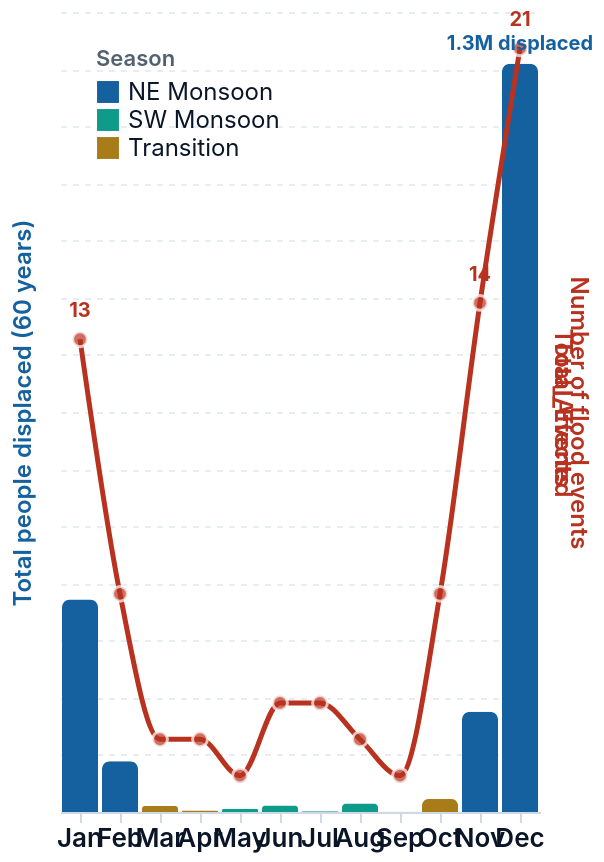

Vega-Lite specification for this chart:
### Vega-Lite specification from a JSON file in a GitHub repository (floating-point values rounded to 4 significant figures)
{"$schema": "https://vega.github.io/schema/vega-lite/v5.json", "width": "container", "height": 400, "background": "transparent", "config": {"font": "Inter, sans-serif", "axisLeft": {"labelFont": "Inter, sans-serif", "titleFont": "Inter, sans-serif", "labelFontSize": 11, "titleFontSize": 12, "titleFontWeight": 600, "titleColor": "#1561a0", "labelColor": "#526070", "gridColor": "#e8edf3", "gridDash": [3, 3], "domainColor": "#cfd9e6", "tickColor": "#cfd9e6", "labels": false, "ticks": false, "domain": false}, "axisRight": {"labelFont": "Inter, sans-serif", "titleFont": "Inter, sans-serif", "labelFontSize": 11, "titleFontSize": 12, "titleFontWeight": 600, "titleColor": "#b8321f", "labelColor": "#b8321f", "gridColor": "transparent", "domainColor": "#f0c0b8", "tickColor": "#f0c0b8", "labels": false, "ticks": false, "domain": false}, "axisBottom": {"labelFont": "Inter, sans-serif", "labelFontSize": 13, "labelFontWeight": 600, "labelColor": "#0a1628", "domainColor": "#cfd9e6", "tickColor": "#cfd9e6", "grid": false}, "view": {"stroke": "transparent"}}, "data": {"values": [{"Month_Num": 1, "Month": "Jan", "Season": "NE Monsoon", "Total_Events": 13, "Total_Affected": 371802, "Avg_Per_Event": 28600}, {"Month_Num": 2, "Month": "Feb", "Season": "NE Monsoon", "Total_Events": 6, "Total_Affected": 88854, "Avg_Per_Event": 14809}, {"Month_Num": 3, "Month": "Mar", "Season": "Transition", "Total_Events": 2, "Total_Affected": 10428, "Avg_Per_Event": 5214}, {"Month_Num": 4, "Month": "Apr", "Season": "Transition", "Total_Events": 2, "Total_Affected": 2500, "Avg_Per_Event": 1250}, {"Month_Num": 5, "Month": "May", "Season": "SW Monsoon", "Total_Events": 1, "Total_Affected": 5782, "Avg_Per_Event": 5782}, {"Month_Num": 6, "Month": "Jun", "Season": "SW Monsoon", "Total_Events": 3, "Total_Affected": 11210, "Avg_Per_Event": 3737}, {"Month_Num": 7, "Month": "Jul", "Season": "SW Monsoon", "Total_Events": 3, "Total_Affected": 1269, "Avg_Per_Event": 423}, {"Month_Num": 8, "Month": "Aug", "Season": "SW Monsoon", "Total_Events": 2, "Total_Affected": 14828, "Avg_Per_Event": 7414}, {"Month_Num": 9, "Month": "Sep", "Season": "Transition", "Total_Events": 1, "Total_Affected": 255, "Avg_Per_Event": 255}, {"Month_Num": 10, "Month": "Oct", "Season": "Transition", "Total_Events": 6, "Total_Affected": 22812, "Avg_Per_Event": 3802}, {"Month_Num": 11, "Month": "Nov", "Season": "NE Monsoon", "Total_Events": 14, "Total_Affected": 175263, "Avg_Per_Event": 12519}, {"Month_Num": 12, "Month": "Dec", "Season": "NE Monsoon", "Total_Events": 21, "Total_Affected": 1309590, "Avg_Per_Event": 62361}]}, "resolve": {"scale": {"y": "independent"}}, "layer": [{"params": [{"name": "season_select", "select": {"type": "point", "fields": ["Season"]}, "bind": "legend"}], "mark": {"type": "bar", "cornerRadiusTopLeft": 4, "cornerRadiusTopRight": 4}, "encoding": {"x": {"field": "Month", "type": "ordinal", "sort": ["Jan", "Feb", "Mar", "Apr", "May", "Jun", "Jul", "Aug", "Sep", "Oct", "Nov", "Dec"], "axis": {"title": null, "labelAngle": 0}}, "y": {"field": "Total_Affected", "type": "quantitative", "axis": {"title": "Total people displaced (60 years)", "titleColor": "#1561a0", "titlePadding": 12, "grid": true, "gridColor": "#e8edf3", "gridDash": [3, 3]}}, "color": {"field": "Season", "type": "nominal", "scale": {"domain": ["NE Monsoon", "SW Monsoon", "Transition"], "range": ["#1561a0", "#0f9b8a", "#a87c18"]}, "legend": {"title": "Season", "orient": "top-left", "symbolSize": 120, "symbolStrokeWidth": 0, "labelFontSize": 12, "titleFontSize": 11, "titleFontWeight": 600, "labelColor": "#0a1628", "titleColor": "#526070"}}, "opacity": {"condition": {"param": "season_select", "value": 1}, "value": 0.15}, "tooltip": [{"field": "Month", "type": "nominal", "title": "Month"}, {"field": "Season", "type": "nominal", "title": "Season"}, {"field": "Total_Events", "type": "quantitative", "title": "Total Events"}, {"field": "Total_Affected", "type": "quantitative", "title": "Total Displaced", "format": ","}, {"field": "Avg_Per_Event", "type": "quantitative", "title": "Avg Displaced / Event", "format": ","}]}}, {"mark": {"type": "line", "color": "#b8321f", "strokeWidth": 2.5, "interpolate": "monotone", "point": false}, "encoding": {"x": {"field": "Month", "type": "ordinal", "sort": ["Jan", "Feb", "Mar", "Apr", "May", "Jun", "Jul", "Aug", "Sep", "Oct", "Nov", "Dec"]}, "y": {"field": "Total_Events", "type": "quantitative", "axis": {"title": "Number of flood events", "titleColor": "#b8321f", "titlePadding": 12}}}}, {"mark": {"type": "point", "color": "#b8321f", "filled": true, "size": 55, "strokeWidth": 1.5, "stroke": "#ffffff"}, "encoding": {"x": {"field": "Month", "type": "ordinal", "sort": ["Jan", "Feb", "Mar", "Apr", "May", "Jun", "Jul", "Aug", "Sep", "Oct", "Nov", "Dec"]}, "y": {"field": "Total_Events", "type": "quantitative"}, "tooltip": [{"field": "Month", "type": "nominal", "title": "Month"}, {"field": "Total_Events", "type": "quantitative", "title": "Total Events"}, {"field": "Total_Affected", "type": "quantitative", "title": "Total Displaced", "format": ","}]}}, {"mark": {"type": "text", "dy": -14, "fontSize": 10, "fontWeight": 700, "color": "#b8321f"}, "transform": [{"filter": "datum.Total_Events >= 13"}], "encoding": {"x": {"field": "Month", "type": "ordinal", "sort": ["Jan", "Feb", "Mar", "Apr", "May", "Jun", "Jul", "Aug", "Sep", "Oct", "Nov", "Dec"]}, "y": {"field": "Total_Events", "type": "quantitative"}, "text": {"field": "Total_Events", "type": "quantitative"}}}, {"mark": {"type": "text", "dy": -10, "fontSize": 10, "fontWeight": 700, "color": "#1561a0"}, "transform": [{"filter": "datum.Total_Affected >= 300000"}], "encoding": {"x": {"field": "Month", "type": "ordinal", "sort": ["Jan", "Feb", "Mar", "Apr", "May", "Jun", "Jul", "Aug", "Sep", "Oct", "Nov", "Dec"]}, "y": {"field": "Total_Affected", "type": "quantitative"}, "text": {"condition": {"test": "datum.Total_Affected >= 1000000", "value": "1.3M displaced"}, "value": ""}}}]}
